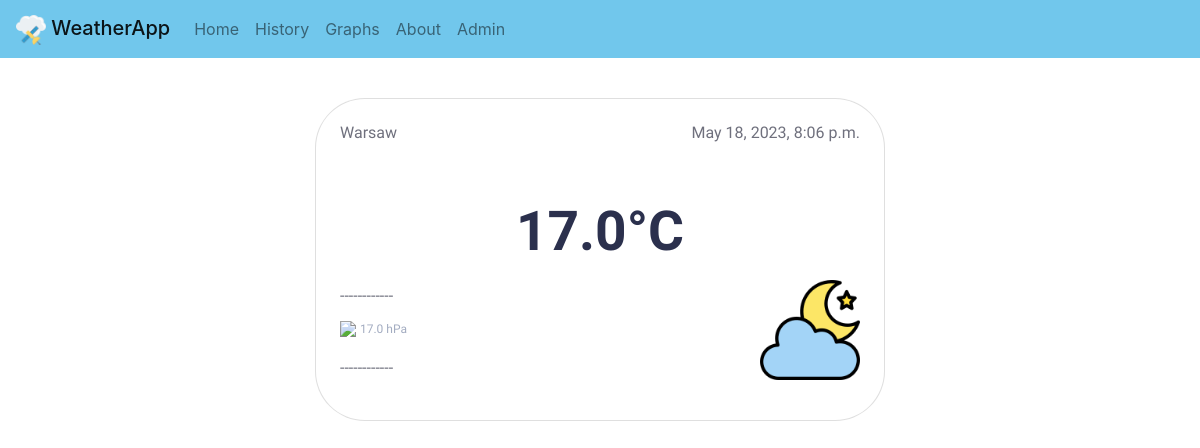
/, run on an earlier commit of the app's database.
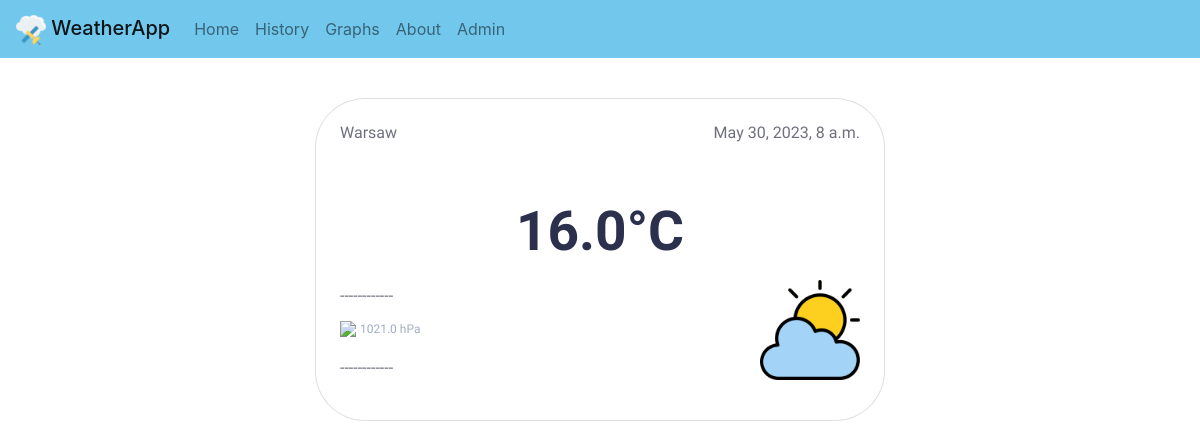
And on a later commit of the database.
### WeatherApp/models.py (models this page shows, shortened)
class Record(models.Model):
    date = models.DateTimeField(default = timezone.now)
    temperature = models.FloatField()
    pressure = models.FloatField()
    comment = models.CharField(max_length=250, blank=True)

### WeatherApp/views.py (the view)
# urls.py: path('', views.index,name='index'),
def index(request):
    latest_record = Record.objects.order_by('-date')[0]
    context = {
        'record': latest_record,
    }
    return render(request, 'WeatherApp/index.html', context)

### WeatherApp/templates/WeatherApp/index.html
{% extends 'WeatherApp/base.html' %}
{% block content %}
    <div class="container-fluid" style="margin-top: 40px;">
        <div class="row justify-content-center">
            <div class="col-12 col-md-4 col-sm-12 col-xs-12" style="min-width: 50%">
                   <div class="card p-4">
                       <div class="d-flex">
                           <h6 class="flex-grow-1">Warsaw</h6>
                           <h6>{{ record.date }}</h6>
                       </div>
                       <div class="d-flex flex-column temp mt-5 mb-3">
                           <h1 class="mb-0 font-weight-bold" id="heading"> {{ record.temperature }}&deg;C </h1>
                       </div>
                       <div class="d-flex">
                           <div class="temp-details flex-grow-1">
                                <p class="my-1">------------</p>
                                <p class="my-2">
                                    <img src="https://cdn.onlinewebfonts.com/svg/img_262976.png" height="17px" >
                                    <span> {{ record.pressure }} hPa</span>
                                </p>
                                <p class="my-3">------------</p>
                           </div>
                           <div>
                                {% if record.date.hour > 19 or record.date.hour < 4 %}
                                <img src="/static/images/night.png" width="100px">
                                {% elif record.temperature > 40 %}
                                <img src="/static/images/hot.png" width="100px">
                                {% elif record.temperature > 25 %}
                                <img src="/static/images/sun.png" width="100px">
                                {% elif record.temperature > 12 %}
                                <img src="/static/images/warm.png" width="100px">
                                {% else %}
                                <img src="/static/images/cold.png" width="100px">
                                {% endif %}
                           </div>
                       </div>
                    </div>
            </div>
        </div>
    </div>
{% endblock %}

What changed in the data, as far as the page shows it:
no longer on this page (row unchanged): Record: date "May 18, 2023, 8:06 p.m.", temperature "17.0", pressure "17.0"
added Record: date "May 30, 2023, 8 a.m.", temperature "16.0", pressure "1021.0"
